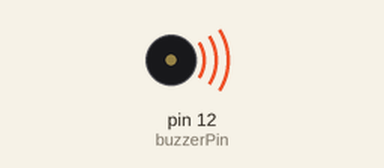
Recording of a sketch running on a simulated Arduino Uno, built with avr-gcc and run on an emulated ATmega328P. Parts: buzzer (waves = sounding).

Above: at 0.9 s.
At 5.3 s:
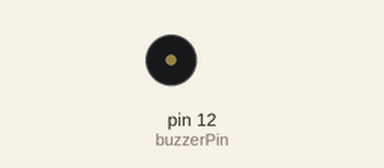
Timing chart, 0 to 7.4 s (numbered marks = the images above):
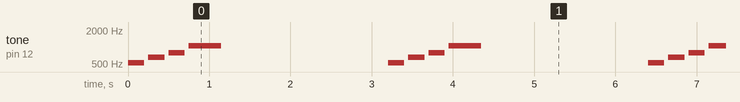

The sketch:

01_melody.ino
```cpp
// Pin du transistor qui commande le buzzer
const int buzzerPin = 12;

// Petite mélodie (fréquences en Hz)
int melody[] = {
  523, // DO
  659, // MI
  784, // SOL
  1047 // DO aigu
};

// Durée des notes (ms)
int durations[] = {
  200, 200, 200, 400
};

int notes = 4;

void setup() {
  pinMode(buzzerPin, OUTPUT);
}

void loop() {

  for (int i = 0; i < notes; i++) {
    tone(buzzerPin, melody[i]);     // joue la note
    delay(durations[i]);            // durée
    noTone(buzzerPin);              // stop
    delay(50);                      // petite pause
  }

  delay(2000); // pause avant de rejouer la mélodie
}
```

Measured:
- by itself, tone on pin 12 (buzzerPin): repeats every 3.2 s: silent 0.05 s, 659 Hz 0.20 s, silent 0.05 s, 784 Hz 0.20 s, silent 0.05 s, 1047 Hz 0.40 s, silent 2.1 s, 523 Hz 0.20 s
